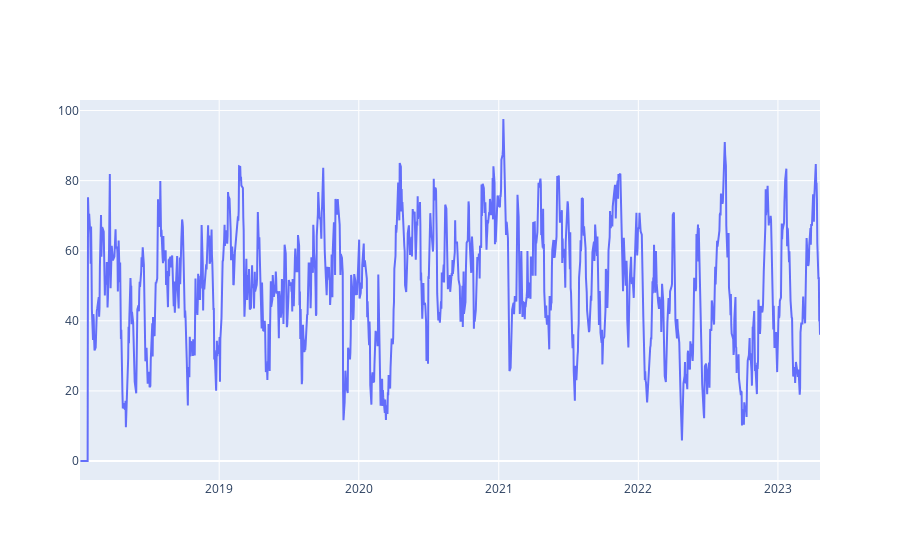

Source (notebook cell):
### Markdown cell above
RSI =>  Relative Strength Indicator

### Code cell
def releatvive_strength_index(df, n = 14):
    close = df['Close']
    delta = close.diff() # lay nhung gia tri uniquy trong  du lieu close 
    delta = delta[1:]
    pricesUp = delta.copy()
    pricesDown = delta.copy()
    pricesUp[pricesUp < 0 ] = 0
    pricesDown[pricesDown >  0 ] = 0
    rollUp = pricesUp.rolling(n).mean()
    rollDown = pricesDown.abs().rolling(n).mean()
    rs = rollUp / rollDown
    rsi = 100.0 - (100.0 / (1 + rs))
    return rsi;


VNM['RSI'] = releatvive_strength_index(VNM).fillna(0)
fig = go.Figure(go.Scatter(x = VNM.Date, y = VNM.RSI, name="RSI"))
fig.show()

### Figure 1 — Plotly figure (JSON) as saved in the notebook; plotly's stock layout.template omitted (floating-point values rounded to 4 significant figures; data arrays with more than 128 entries replaced by an {"elided": "..."} marker saying what was removed)
{"data": [{"name": "RSI", "type": "scatter", "x": {"elided": "1335 str values"}, "y": {"elided": "1335 float values"}}], "layout": {}}
